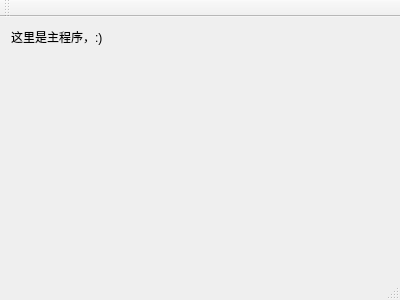
<?xml version="1.0" encoding="UTF-8"?>
<ui version="4.0">
 <class>MainWindow</class>
 <widget class="QMainWindow" name="MainWindow">
  <property name="geometry">
   <rect>
    <x>0</x>
    <y>0</y>
    <width>400</width>
    <height>300</height>
   </rect>
  </property>
  <property name="windowTitle">
   <string>MainWindow</string>
  </property>
  <widget class="QWidget" name="centralWidget">
   <layout class="QFormLayout" name="formLayout">
    <item row="0" column="0">
     <widget class="QLabel" name="label">
      <property name="text">
       <string>这里是主程序，:)</string>
      </property>
     </widget>
    </item>
   </layout>
  </widget>
  <widget class="QMenuBar" name="menuBar">
   <property name="geometry">
    <rect>
     <x>0</x>
     <y>0</y>
     <width>400</width>
     <height>28</height>
    </rect>
   </property>
  </widget>
  <widget class="QToolBar" name="mainToolBar">
   <attribute name="toolBarArea">
    <enum>TopToolBarArea</enum>
   </attribute>
   <attribute name="toolBarBreak">
    <bool>false</bool>
   </attribute>
  </widget>
  <widget class="QStatusBar" name="statusBar"/>
 </widget>
 <layoutdefault spacing="6" margin="11"/>
 <resources/>
 <connections/>
</ui>
